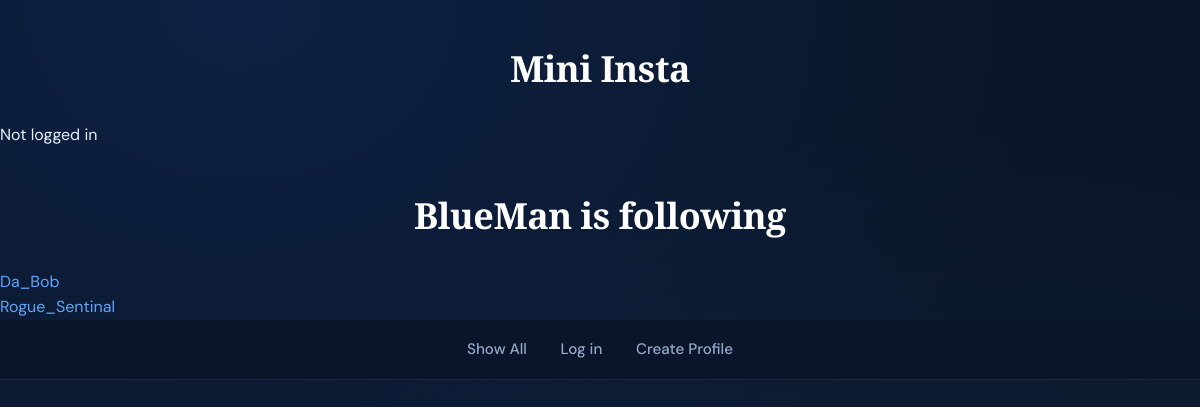
The app's page /mini_insta/profile/2/following with its own data.
### mini_insta/models.py (models this page shows, shortened)
class Profile(models.Model):
  user = models.ForeignKey(User, on_delete=models.CASCADE)
  username=models.TextField(blank=True)
  display_name=models.TextField(blank=True)
  profile_image_url = models.URLField(blank=True)
  bio_text=models.TextField(blank=True)
  join_date=models.DateTimeField(auto_now=True)
  def get_following(self):
    follows = Follow.objects.filter(follower_profile=self)
    following = []
    for follow in follows:
        following.append(follow.profile)
    return following

### mini_insta/views.py (the view)
# urls.py: path('profile/<int:pk>/following', ShowFollowingDetailView.as_view(), name='show_following'),
class ShowFollowingDetailView(DetailView):
  model = Profile
  template_name = 'mini_insta/show_following.html'
  context_object_name = 'profile'

### mini_insta/templates/mini_insta/show_following.html
{% extends 'mini_insta/base.html' %}
{% block content %}
<h1>{{ profile.username }} is following</h1>
<main>
  {% for following in profile.get_following %}
    <p><a href="{% url 'profile' following.pk %}">{{ following.username }}</a></p>
  {% empty %}
    <p>Follows no one</p>
  {% endfor %}
</main>
{% endblock %}

### static/styles-blog.css (style rules this page uses)
:root { --blue-deep: #0a1628; --blue-dark: #0d2137; --blue-mid: #1a3a5c; --blue-accent: #2563eb; --blue-bright: #3b82f6; --blue-light: #60a5fa; --blue-glow: #93c5fd; --blue-subtle: #dbeafe; --white: #ffffff; --off-white: #f0f6ff; --text-primary: #e8f0fe; --text-muted: #93a8c8; --border: rgba(59, 130, 246, 0.18); --card-bg: rgba(13, 33, 55, 0.85); --radius: 14px; --radius-sm: 8px; --shadow: 0 4px 32px rgba(10, 22, 40, 0.6); --shadow-card: 0 2px 16px rgba(10, 22, 40, 0.4); }
*, *::before, *::after { box-sizing: border-box; margin: 0; padding: 0; }
html { scroll-behavior: smooth; }
body { font-family: 'DM Sans', sans-serif; background-color: var(--blue-deep); background-image: radial-gradient(ellipse at 20% 0%, rgba(37, 99, 235, 0.15) 0%, transparent 60%), radial-gradient(ellipse at 80% 100%, rgba(59, 130, 246, 0.10) 0%, transparent 60%); color: var(--text-primary); min-height: 100vh; line-height: 1.6; }
a { color: var(--blue-light); text-decoration: none; transition: color 0.2s; }
h1, h2, h3 { font-family: 'Playfair Display', serif; font-weight: 600; }
h1 { font-size: clamp(1.6rem, 3vw, 2.4rem); color: var(--white); text-align: center; padding: 2.5rem 1rem 1.5rem; letter-spacing: -0.5px; }
main { animation: fadeUp 0.4s ease both; }

### records on screen
Profile: username "BlueMan"
Profile: username "Da_Bob"
Profile: username "Rogue_Sentinal"
